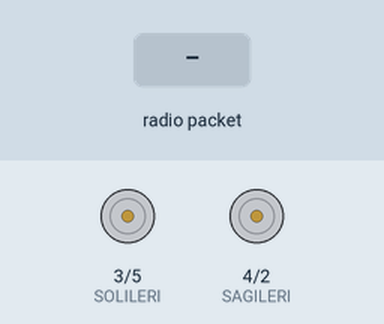
Bench run of a sketch on a simulated Arduino Uno, built with avr-gcc and run on an emulated ATmega328P. Shown: motor-driver pin pairs drawn as motors (green arrow = first pin HIGH = forward, orange = second pin HIGH = backward, longer = more drive). The test bench sets the inputs (shaded band). No radio packets arrive unless stated.

Above: at 1.2 s.
1.3 s: radio packet "A" arrives
At 1.8 s:
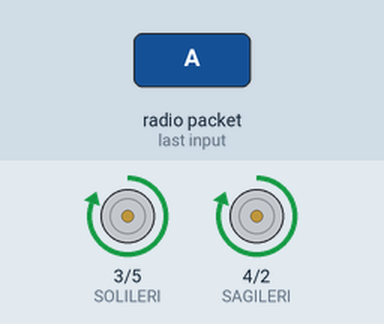
2.8 s: radio packet "B" arrives
At 4.0 s:
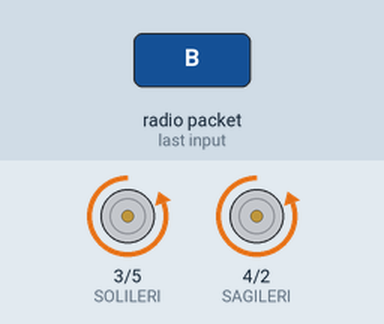
4.3 s: radio packet "C" arrives
At 5.3 s:
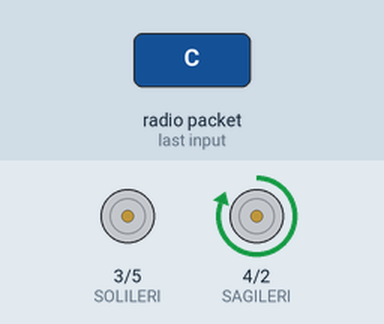
5.8 s: radio packet "D" arrives
At 6.4 s:
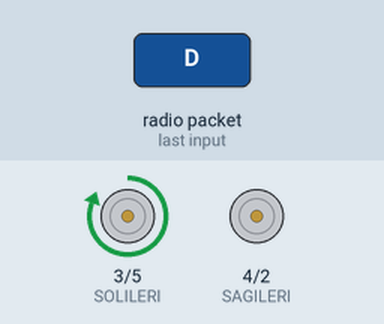
7.3 s: radio packet "E" arrives
At 8.7 s:
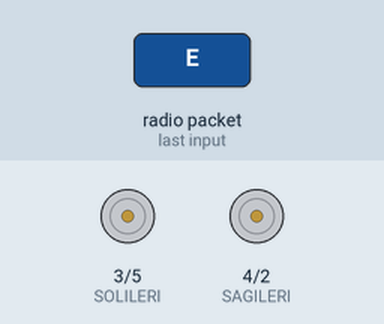
Timing chart, 0 to 9.8 s (numbered marks = the images above; inputs shaded):
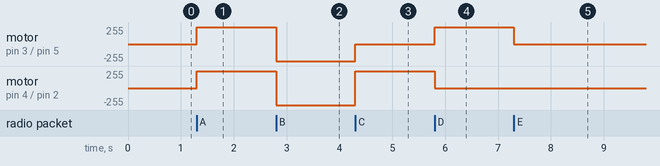

Measured:
- after the input at 1.3 s, motor on pin 3 (SOLILERI) / pin 5 (SOLGERI), motor on pin 4 (SAGILERI) / pin 2 (SAGGERI): stopped → forward 255/255 at once
- after the input at 2.8 s, motor on pin 3 (SOLILERI) / pin 5 (SOLGERI), motor on pin 4 (SAGILERI) / pin 2 (SAGGERI): forward 255/255 → backward 255/255 at once
- after the input at 4.3 s, motor on pin 3 (SOLILERI) / pin 5 (SOLGERI): backward 255/255 → stopped at once; motor on pin 4 (SAGILERI) / pin 2 (SAGGERI): backward 255/255 → forward 255/255 at once
- after the input at 5.8 s, motor on pin 3 (SOLILERI) / pin 5 (SOLGERI): stopped → forward 255/255 at once; motor on pin 4 (SAGILERI) / pin 2 (SAGGERI): forward 255/255 → stopped at once
- after the input at 7.3 s, motor on pin 3 (SOLILERI) / pin 5 (SOLGERI): forward 255/255 → stopped at once

The sketch:

yunus_alici.ino
```cpp
#define SAGGERI    2
#define SOLILERI   3
#define SAGILERI   4
#define SOLGERI    5

#include <VirtualWire.h> // Kütüphaneyi ekledik.
byte message[VW_MAX_MESSAGE_LEN]; // gelen mesajları tutmak için
byte msgLength = VW_MAX_MESSAGE_LEN; // mesaj boyutu
void setup()
{
Serial.begin(9600);

vw_setup(2000); /*2sn’de bir çalıştırmak için (edit okoman: yaklaşık veri trahasfer hızıdır hatalı açıklama yapılmış)virtualwire’ı başlatır.*/
vw_rx_start(); // Alıcı başlat
pinMode(2,OUTPUT);
pinMode(3,OUTPUT);
pinMode(4,OUTPUT);
pinMode(5,OUTPUT);
}

void sagileri()
{
digitalWrite(SAGGERI,LOW);//SAĞ GERİ
digitalWrite(SOLILERI,HIGH);//SOL  İLERİ
digitalWrite(SAGILERI,LOW);//SAĞ İLERİ
digitalWrite(SOLGERI,LOW);//SOL GERİ
}
void saggeri()
{
digitalWrite(SAGGERI,LOW);//SAĞ GERİ
digitalWrite(SOLILERI,LOW);//SOL  İLERİ
digitalWrite(SAGILERI,LOW);//SAĞ İLERİ
digitalWrite(SOLGERI,HIGH);//SOL GERİ
}
void solileri()
{
digitalWrite(SAGGERI,LOW);//SAĞ GERİ
digitalWrite(SOLILERI,LOW);//SOL  İLERİ
digitalWrite(SAGILERI,HIGH);//SAĞ İLERİ
digitalWrite(SOLGERI,LOW);//SOL GERİ
}
void solgeri()
{
digitalWrite(SAGGERI,HIGH);//SAĞ GERİ
digitalWrite(SOLILERI,LOW);//SOL  İLERİ
digitalWrite(SAGILERI,LOW);//SAĞ İLERİ
digitalWrite(SOLGERI,LOW);//SOL GERİ
}
void dur()
{
digitalWrite(SAGGERI,LOW);//SAĞ GERİ
digitalWrite(SOLILERI,LOW);//SOL  İLERİ
digitalWrite(SAGILERI,LOW);//SAĞ İLERİ
digitalWrite(SOLGERI,LOW);//SOL GERİ
}
void ileri()
{
digitalWrite(SAGGERI,LOW);//SAĞ GERİ
digitalWrite(SOLILERI,HIGH);//SOL  İLERİ
digitalWrite(SAGILERI,HIGH);//SAĞ İLERİ
digitalWrite(SOLGERI,LOW);//SOL GERİ
}
void geri()
{
digitalWrite(SAGGERI,HIGH);//SAĞ GERİ
digitalWrite(SOLILERI,LOW);//SOL  İLERİ
digitalWrite(SAGILERI,LOW);//SAĞ İLERİ
digitalWrite(SOLGERI,HIGH);//SOL GERİ
}


void loop()
{
if (vw_get_message(message, &msgLength)) /*mesaj hazır ise tamam ve mesaj serial monitorde gözükür*/

{
if(message[0] == 'A'){ileri();}
if(message[0] == 'B'){geri();}
if(message[0] == 'C'){solileri();}
if(message[0] == 'D'){sagileri();}
if(message[0] == 'E'){dur();}
}
}
```
